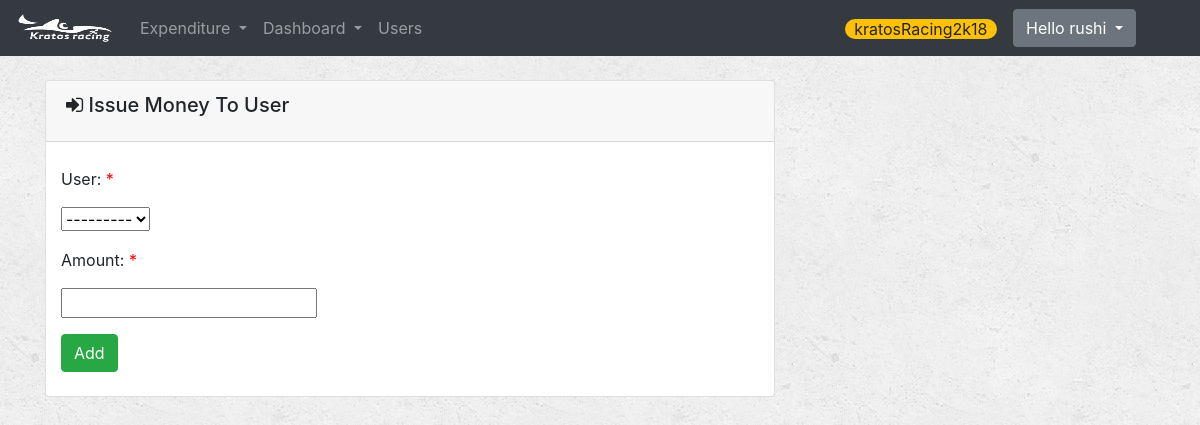
The page /issue_money_to_user/ (signed in) on the database as committed earlier.
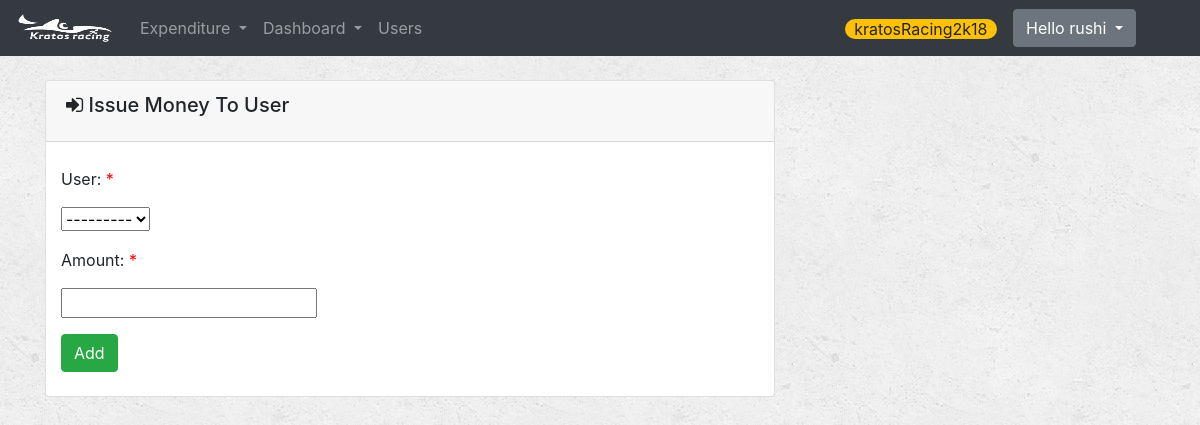
The same page on the database as committed later.
### Expenditure/models.py (models this page shows)
class User_info(models.Model):
    user = models.ForeignKey(User, default=1)
    phone_number = models.CharField(max_length=16)  # validators should be a list
    assets=models.IntegerField()
    def __str__(self):
        return self.user.username

### Expenditure/views.py (the view, shortened to what this page needs)
# urls.py: url(r'^issue_money_to_user/$', views.issue_money_to_user, name='issue_money_to_user'),
def issue_money_to_user(request):
    if request.user.is_authenticated():
        event_obj = Event.objects.all()
        subevent_obj = SubEvent.objects.all()
        system_obj = System.objects.all()
        category_obj = Category.objects.all()
        if not event_obj or not subevent_obj or not system_obj or not category_obj:  # means is no event is created yet
            return redirect('Expenditure:account')
        if not request.user.has_perm('Expenditure.change_User_info') or not request.user.has_perm('Expenditure.add_User_info'):
            return render(request, 'Expenditure/permission_error.html')
        form = UserMoneyForm(request.POST or None)
        context = {
            "form": form,
            "ongoing_event": Variables.objects.get(name="ongoing_event"),
        }
        return render(request, 'Expenditure/issue_money_to_user.html', context)
    else:
        return render(request, 'Expenditure/login.html')

### Expenditure/forms.py
class UserMoneyForm(forms.Form):
    user=forms.ModelChoiceField(queryset=User_info.objects.all())
    amount=forms.IntegerField()
    class Meta:
        fields = ['user', 'amount']

### Expenditure/templates/Expenditure/issue_money_to_user.html (shortened to what this page needs)
{% extends 'Expenditure/base.html' %}
{% block body %}
<div class="container">
    <div class="row mt-4">
        <div class="col-sm-8">
            <div class="card">
                <div class="card-header p-b-0">
                    <h5 class="card-title">
                        <i class="fa fa-sign-in" aria-hidden="true"></i>
                        Issue Money To User
					</h5>
				</div>
                <div class="card-block">
                    <br>
                    <form class="form-horizontal" role="form" action="" method="post" enctype="multipart/form-data">
                        {% include 'Expenditure/form_template.html' %}
                        <div class="col-sm-offset-2 col-sm-10">
                            <button type="submit" class="btn btn-success" onclick="this.disabled=true,this.form.submit();">Add</button>
                        </div>
                    </form>
				</div>
            </div>
        </div>
    </div>
    <br>
</div>
{% endblock %}

### Expenditure/templates/Expenditure/form_template.html (shortened to what this page needs)
{% for field in form %}
    <div class="form-group">
        <div class="col-sm-offset-2 col-sm-12">
        </div>
        <label class="control-label col-sm-4">{{ field.label_tag }}{% if field.field.required %}<span id="required"> * </span>{% endif %}</label>
        <div class="col-sm-10">{{ field }}</div>
    </div>
{% endfor %}

Rows that differ between the two databases and show on the page:
added User_info: form "---------"
